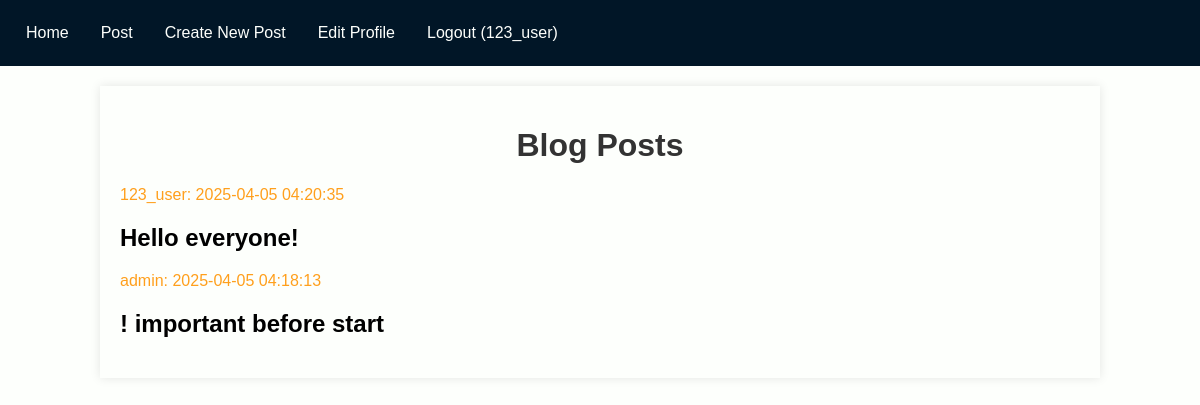
The app's page /post.php (signed in) with its own data.
### tables this page shows
CREATE TABLE `users` (
  `id` int(11) NOT NULL,
  `username` varchar(50) NOT NULL,
  `display_name` varchar(50) NOT NULL,
  `password` varchar(255) NOT NULL,
  `role` enum('admin','user') DEFAULT 'user'
);

CREATE TABLE `posts` (
  `post_id` int(11) NOT NULL,
  `user_id` int(11) NOT NULL,
  `title` varchar(50) NOT NULL,
  `content` text NOT NULL,
  `created_at` timestamp NOT NULL DEFAULT current_timestamp()
);

### post.php (the view, shortened to what this page needs)
<?php
include 'db_connect.php';
$user_id = $_COOKIE['user_id'];
$sql = "SELECT role, display_name FROM users WHERE id = '$user_id'";
$result = $conn->query($sql);
if ($result->num_rows > 0) {
    $row = $result->fetch_assoc();
    $display_name = $row['display_name'];
} else {
    echo "User not found!";
    exit();
}
$sql = "SELECT posts.*, users.display_name
        FROM posts
        JOIN users ON posts.user_id = users.id
        ORDER BY created_at DESC";
$result_of_posts = $conn->query($sql);
?>
<!DOCTYPE html>
<html>
<head>
    <link rel="stylesheet" type="text/css" href="style.css">
</head>
<body>
    <nav>
        <ul>
            <li><a href="index.php">Home</a></li>
            <li><a href="post.php">Post</a></li>
            <li><a href="create_post.php">Create New Post</a></li>
            <li><a href="edit_profile.php">Edit Profile</a></li>
            <li><a href="logout.php">Logout (<?php echo $display_name; ?>)</a></li>
        </ul>
    </nav>
    <div class="container">
        <h1>Blog Posts</h1>
        <?php if ($result_of_posts->num_rows > 0): ?>
            <?php while ($post = $result_of_posts->fetch_assoc()): ?>
                <div class="post-summary">
                    <p class="post_meta">
                        <?= $post['display_name'] . ": " . $post['created_at'] ?>
                    </p>
                    <h2><a class="post_detail" href="post_detail.php?post_id=<?= $post['post_id'] ?>"><?= $post['title'] ?></a></h2>
                </div>
            <?php endwhile; ?>
        <?php else: ?>
            <p>No posts found.</p>
        <?php endif; ?>
    </div>
</body>
</html>

### style.css (style rules this page uses)
body { font-family: Arial, sans-serif; background-color: #fdfffc; margin: 0; padding: 0; }
.container { width: 80%; margin: 0 auto; padding: 20px; background-color: #fdfffc; box-shadow: 0 0 10px rgba(0, 0, 0, 0.1); }
h1 { text-align: center; color: #333; }
.post_meta, .comment_meta { color: #ff9f1c; }
a { color: #fdfffc; text-decoration: none; }
a.post_detail { color: black; }
nav { background-color: #011627; padding: 10px; margin-bottom: 20px; }
nav ul { list-style-type: none; margin: 0; padding: 0; overflow: hidden; }
nav ul li { float: left; }
nav ul li a { display: block; color: #fdfffc; text-align: center; padding: 14px 16px; text-decoration: none; }

### records on screen
users: display_name "123_user"
posts: user.display_name "123_user", created_at "2025-04-05 04:20:35", title "Hello everyone!"
posts: user.display_name "admin", created_at "2025-04-05 04:18:13", title "! important before start"
